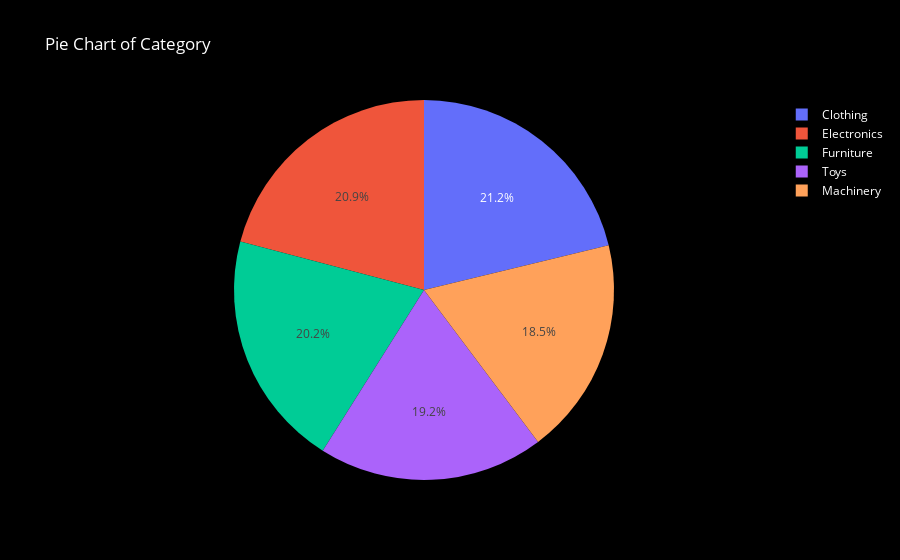

The notebook cell this image was saved under:
### Code cell
# Pie Chart for Category
fig = px.pie(df_uq, names='Category', title='Pie Chart of Category')

# Update layout with black background and white font
fig.update_layout(
    paper_bgcolor="black", 
    font_color="white", 
    legend_font_color="white", 
    title_font_color="white"
)

# Display the plot
fig.show()

### Figure 1 — Plotly figure (JSON) as saved in the notebook; plotly's stock layout.template omitted (floating-point values rounded to 4 significant figures; data arrays with more than 128 entries replaced by an {"elided": "..."} marker saying what was removed)
{"data": [{"domain": {"x": [0, 1], "y": [0, 1]}, "hovertemplate": "Category=%{label}<extra></extra>", "labels": {"elided": "3001 str values"}, "legendgroup": "", "name": "", "showlegend": true, "type": "pie"}], "layout": {"autosize": true, "font": {"color": "white"}, "legend": {"font": {"color": "white"}, "tracegroupgap": 0}, "paper_bgcolor": "black", "title": {"font": {"color": "white"}, "text": "Pie Chart of Category"}}}
